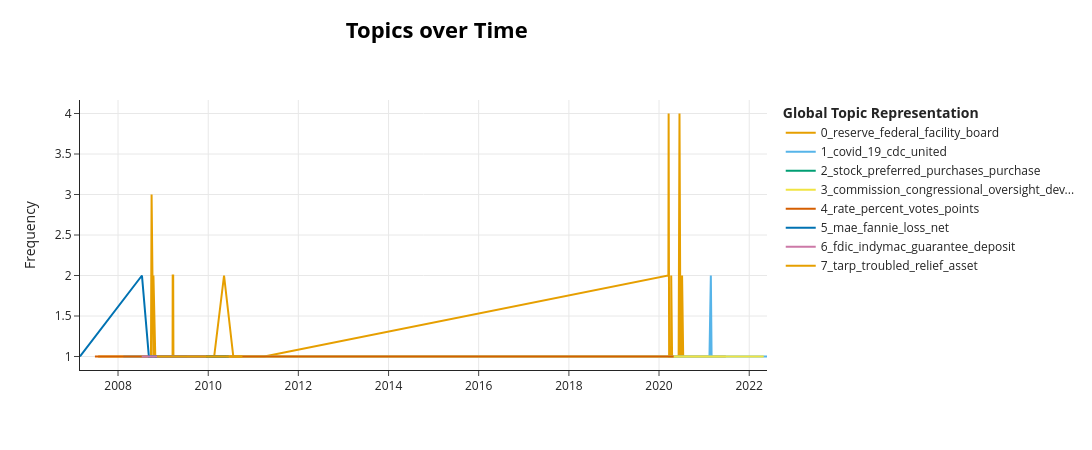

The cell this chart's notebook holds for it:
### Markdown cell above
Visualize Topics over Time

### Code cell
topics_over_time = topic_model.topics_over_time(train_docs, train_timestamps)
topic_model.visualize_topics_over_time(topics_over_time)

### Figure 1 — Plotly figure (JSON) as saved in the notebook; plotly's stock layout.template omitted (floating-point values rounded to 4 significant figures)
{"data": [{"hoverinfo": "text", "hovertext": ["<b>Topic 0</b><br>Words: difficult, warns, countrywide, conditions, corporation", "<b>Topic 0</b><br>Words: northern, exchequer, chancellor, rock, kingdom", "<b>Topic 0</b><br>Words: diminished, pressures, interbank, intensify, reflected", "<b>Topic 0</b><br>Words: snb, ecb, term, auctioned, reciprocal", "<b>Topic 0</b><br>Words: warrant, weeks, long, conducted, auctions", "<b>Topic 0</b><br>Words: repurchase, taf, march, term, cumulate", "<b>Topic 0</b><br>Words: securities, agency, residential, mbs, aaa", "<b>Topic 0</b><br>Words: auctions, expands, aaa, billion, eligible", "<b>Topic 0</b><br>Words: introduces, tslf, draws, 55, line", "<b>Topic 0</b><br>Words: collateral, party, tri, list, grade", "<b>Topic 0</b><br>Words: consisting, initiatives, supplementary, cash, series", "<b>Topic 0</b><br>Words: swap, lines, bank, 180, japan", "<b>Topic 0</b><br>Words: investments, guaranty, stabilization, make, mutual", "<b>Topic 0</b><br>Words: submits, draft, legislation, congress, authority", "<b>Topic 0</b><br>Words: swap, lines, authorized, norges, nationalbank", "<b>Topic 0</b><br>Words: bank, taf, september, note, billion", "<b>Topic 0</b><br>Words: central, bank, tenders, conduct, 84", "<b>Topic 0</b><br>Words: line, japan, cpff, details, increases", "<b>Topic 0</b><br>Words: zealand, line, establish, 15, swap", "<b>Topic 0</b><br>Words: countries, imf, creation, short, access", "<b>Topic 0</b><br>Words: fund, buyer, serve, resort, orderly", "<b>Topic 0</b><br>Words: backed, asset, securities, originated, recently", "<b>Topic 0</b><br>Words: facility, liquidity, amlf, extend, tslf", "<b>Topic 0</b><br>Words: mmiff, eligible, sold, yield, investor", "<b>Topic 0</b><br>Words: policy, preventable, developed, controlled, owned", "<b>Topic 0</b><br>Words: backed, talf, securities, asset, mortgage", "<b>Topic 0</b><br>Words: office, government, determination, firmly, stands", "<b>Topic 0</b><br>Words: losses, office, completed, absorb, exceeding", "<b>Topic 0</b><br>Words: backed, loans, fundings, march, reserve", "<b>Topic 0</b><br>Words: homeowner, affordability, servicers, enable, modifications", "<b>Topic 0</b><br>Words: turmoil, meetings, 2008, minutes, concerning", "<b>Topic 0</b><br>Words: fomc, securities, decides, billion, range", "<b>Topic 0</b><br>Words: talf, backed, loans, leases, loan", "<b>Topic 0</b><br>Words: legacy, stability, loans, investment, program", "<b>Topic 0</b><br>Words: authority, resolution, potential, systemic, risks", "<b>Topic 0</b><br>Words: framework, regulator, systemically, important, comprehensive", "<b>Topic 0</b><br>Words: september, money, program, market, funds", "<b>Topic 0</b><br>Words: guidance, accounting, assets, particular, new", "<b>Topic 0</b><br>Words: impairments, measurements, staff, positions, enhance", "<b>Topic 0</b><br>Words: statements, ended, respond, reserve, 2008", "<b>Topic 0</b><br>Words: describing, methodologies, white, employed, looking", "<b>Topic 0</b><br>Words: loans, backed, talf, maturities, cmbs", "<b>Topic 0</b><br>Words: capital, firms, scenario, adverse, assessment", "<b>Topic 0</b><br>Words: otc, derivatives, commodity, counterparties, regulation", "<b>Topic 0</b><br>Words: borrowing, information, type, credit, collateral", "<b>Topic 0</b><br>Words: requirements, money, market, funds, suspension", "<b>Topic 0</b><br>Words: consumer, agency, protection, proposes, trade", "<b>Topic 0</b><br>Words: bernanke, chairman, presents, testifies, extreme", "<b>Topic 0</b><br>Words: mortgages, consumers, prohibit, closed, improve", "<b>Topic 0</b><br>Words: nominates, ben, bernanke, obama, chairman", "<b>Topic 0</b><br>Words: reduction, amounts, auction, taf, billion", "<b>Topic 0</b><br>Words: deemed, prevent, phase, rehabilitation, report", "<b>Topic 0</b><br>Words: organizations, compensation, proposal, banking, incentive", "<b>Topic 0</b><br>Words: capital, meet, required, determined, exceed", "<b>Topic 0</b><br>Words: days, 90, maturity, maximum, primary", "<b>Topic 0</b><br>Words: term, mechanism, institutions, reserve, bearing", "<b>Topic 0</b><br>Words: risk, advisory, depository, institutions, procedures", "<b>Topic 0</b><br>Words: facility, paper, commercial, dealer, mutual", "<b>Topic 0</b><br>Words: board, auction, percent, rate, discount", "<b>Topic 0</b><br>Words: european, bank, billion, greece, imf", "<b>Topic 0</b><br>Words: cebs, eu, cooperation, exercise, wide", "<b>Topic 0</b><br>Words: crisis, aftermath, stabilize, restore, job", "<b>Topic 0</b><br>Words: governors, 2010, information, board, cir", "<b>Topic 0</b><br>Words: establishment, households, credit, support, businesses", "<b>Topic 0</b><br>Words: market, money, mmlf, liquidity, facility", "<b>Topic 0</b><br>Words: reserve, bank, federal, banco, retail", "<b>Topic 0</b><br>Words: money, market, facility, manage, secured", "<b>Topic 0</b><br>Words: modifications, borrowers, agencies, federal, loan", "<b>Topic 0</b><br>Words: support, securities, facility, market, credit", "<b>Topic 0</b><br>Words: fima, repo, facility, account, holders", "<b>Topic 0</b><br>Words: change, rule, excludes, calculation, leverage", "<b>Topic 0</b><br>Words: payroll, paycheck, protection, program, implementation", "<b>Topic 0</b><br>Words: ppp, small, intention, included, announcement", "<b>Topic 0</b><br>Words: small, change, street, main, ppp", "<b>Topic 0</b><br>Words: ppp, facility, capital, interim, federal", "<b>Topic 0</b><br>Words: estate, real, agencies, appraisals, defer", "<b>Topic 0</b><br>Words: ppp, ppplf, loans, credit, available", "<b>Topic 0</b><br>Words: facility, names, fees, charged, borrowed", "<b>Topic 0</b><br>Words: talf, facility, board, collateral, facilities", "<b>Topic 0</b><br>Words: change, federal, regulatory, agencies, rule", "<b>Topic 0</b><br>Words: directly, eligible, mlf, use, facility", "<b>Topic 0</b><br>Words: loan, limit, lowered, adjusted, schedule", "<b>Topic 0</b><br>Words: eidl, program, street, main, small", "<b>Topic 0</b><br>Words: flexibility, guidance, institutions, pandemic, unique", "<b>Topic 0</b><br>Words: august, application, period, extended, paycheck", "<b>Topic 0</b><br>Words: loans, street, main, ppp, program", "<b>Topic 0</b><br>Words: ppp, change, rule, small, extends", "<b>Topic 0</b><br>Words: nonprofit, organizations, provide, board, threshold", "<b>Topic 0</b><br>Words: facility, market, credit, corporate, 2020", "<b>Topic 0</b><br>Words: fima, temporary, repo, facility, extension", "<b>Topic 0</b><br>Words: notes, exempt, reduces, tax, stresses", "<b>Topic 0</b><br>Words: cecl, rule, final, form, unchanged", "<b>Topic 0</b><br>Words: submissions, program, nonprofit, july, organizations", "<b>Topic 0</b><br>Words: quarter, dividend, tied, capped, prohibited", "<b>Topic 0</b><br>Words: business, market, facility, minority, model", "<b>Topic 0</b><br>Words: facility, liquidity, market, expire, programs", "<b>Topic 0</b><br>Words: fima, facility, strains, repo, temporarily", "<b>Topic 0</b><br>Words: results, stress, strong, uncertainty, capital", "<b>Topic 0</b><br>Words: extension, ppp, applies, loans, rule", "<b>Topic 0</b><br>Words: facility, 2021, paycheck, protection, liquidity", "<b>Topic 0</b><br>Words: ppp, loans, extension, effectiveness, bolster", "<b>Topic 0</b><br>Words: portfolio, smccf, minimize, sales, market", "<b>Topic 0</b><br>Words: ppp, 30, institutions, ppplf, loans"], "marker": {"color": "#E69F00"}, "mode": "lines", "name": "0_reserve_federal_facility_board", "type": "scatter", "x": ["2007-07-24", "2007-09-14", "2007-11-01", "2007-12-12", "2007-12-21", "2008-03-07", "2008-03-11", "2008-05-02", "2008-07-30", "2008-09-14", "2008-09-17", "2008-09-18", "2008-09-19", "2008-09-20", "2008-09-24", "2008-09-29", "2008-10-13", "2008-10-14", "2008-10-28", "2008-10-29", "2008-11-21", "2008-11-25", "2008-12-02", "2009-01-07", "2009-01-30", "2009-02-10", "2009-02-23", "2009-02-25", "2009-03-03", "2009-03-04", "2009-03-11", "2009-03-18", "2009-03-19", "2009-03-23", "2009-03-25", "2009-03-26", "2009-03-31", "2009-04-02", "2009-04-09", "2009-04-23", "2009-04-24", "2009-05-01", "2009-05-07", "2009-05-13", "2009-06-10", "2009-06-24", "2009-06-30", "2009-07-21", "2009-07-23", "2009-08-25", "2009-08-28", "2009-09-14", "2009-10-22", "2009-11-09", "2009-11-17", "2009-12-28", "2010-01-07", "2010-02-01", "2010-02-18", "2010-05-09", "2010-07-23", "2010-12-01", "2011-03-31", "2020-03-17", "2020-03-18", "2020-03-19", "2020-03-20", "2020-03-22", "2020-03-23", "2020-03-31", "2020-04-01", "2020-04-03", "2020-04-06", "2020-04-08", "2020-04-09", "2020-04-14", "2020-04-16", "2020-04-23", "2020-05-12", "2020-05-15", "2020-06-03", "2020-06-08", "2020-06-15", "2020-06-23", "2020-07-04", "2020-07-06", "2020-07-15", "2020-07-17", "2020-07-28", "2020-07-29", "2020-08-11", "2020-08-26", "2020-09-04", "2020-09-30", "2020-10-23", "2020-11-19", "2020-12-16", "2020-12-18", "2021-02-09", "2021-03-03", "2021-05-14", "2021-06-02", "2021-06-25"], "y": [1, 1, 1, 1, 1, 1, 1, 1, 1, 1, 1, 1, 1, 1, 1, 3, 1, 2, 1, 1, 1, 1, 1, 1, 1, 1, 1, 1, 1, 1, 1, 1, 2, 2, 1, 1, 1, 1, 1, 1, 1, 1, 1, 1, 1, 1, 1, 1, 1, 1, 1, 1, 1, 1, 1, 1, 1, 1, 1, 2, 1, 1, 1, 2, 1, 4, 1, 1, 1, 1, 1, 1, 1, 1, 2, 1, 1, 1, 1, 1, 1, 1, 4, 1, 1, 2, 1, 1, 1, 1, 1, 1, 1, 1, 1, 1, 1, 1, 1, 1, 1, 1, 1]}, {"hoverinfo": "text", "hovertext": ["<b>Topic 1</b><br>Words: law, stimulus, 185, bush, 110", "<b>Topic 1</b><br>Words: recovery, cuts, reinvestment, includes, spending", "<b>Topic 1</b><br>Words: unknown, official, precautions, pneumonia, usual", "<b>Topic 1</b><br>Words: travelers, wuhan, china, airports, united", "<b>Topic 1</b><br>Words: washington, snohomish, traveled, case, patient", "<b>Topic 1</b><br>Words: atl, ord, airports, chicago, atlanta", "<b>Topic 1</b><br>Words: novel, outbreak, concern, declares, health", "<b>Topic 1</b><br>Words: health, public, 319, hhs, human", "<b>Topic 1</b><br>Words: inslee, governor, washington, state, united", "<b>Topic 1</b><br>Words: suspending, area, iran, nationals, past", "<b>Topic 1</b><br>Words: avoiding, public, eating, drinking, courts", "<b>Topic 1</b><br>Words: production, invoking, ventilators, personal, prioritize", "<b>Topic 1</b><br>Words: stay, home, california, order, residence", "<b>Topic 1</b><br>Words: claims, initial, week, cited, 1967", "<b>Topic 1</b><br>Words: 2020, 30, guidelines, stay, trump", "<b>Topic 1</b><br>Words: week, claims, initial, previous, ending", "<b>Topic 1</b><br>Words: million, run, university, center, resource", "<b>Topic 1</b><br>Words: unemployment, million, declined, statistics, nonfarm", "<b>Topic 1</b><br>Words: bars, florida, cases, abbott, texas", "<b>Topic 1</b><br>Words: insufficient, hospitalizations, counties, county, concerning", "<b>Topic 1</b><br>Words: cases, total, bringing, prevention, centers", "<b>Topic 1</b><br>Words: bea, gdp, businesses, covid, second", "<b>Topic 1</b><br>Words: lady, tested, positive, trump, president", "<b>Topic 1</b><br>Words: 10, consecutive, seventh, infections, johns", "<b>Topic 1</b><br>Words: intensification, holiday, thanksgiving, telebriefing, recommend", "<b>Topic 1</b><br>Words: 250, died, people, 000, cdc", "<b>Topic 1</b><br>Words: committee, december, 2020, act, aid", "<b>Topic 1</b><br>Words: travel, days, exposure, symptoms, officials", "<b>Topic 1</b><br>Words: older, biontech, fda, pfizer, 16", "<b>Topic 1</b><br>Words: 300, died, people, 000, cdc", "<b>Topic 1</b><br>Words: older, age, individuals, vaccine, use", "<b>Topic 1</b><br>Words: receiving, initiated, vaccination, dose, estimate", "<b>Topic 1</b><br>Words: appropriations, provide, act, consolidated, covid", "<b>Topic 1</b><br>Words: receiving, initiated, vaccination, dose, estimate", "<b>Topic 1</b><br>Words: cases, highest, bringing, centers, prevention", "<b>Topic 1</b><br>Words: cdc, reports, initiated, receiving, match", "<b>Topic 1</b><br>Words: biden, response, pandemic, 100, strengthening", "<b>Topic 1</b><br>Words: 25, confirmed, cases, january, 2021", "<b>Topic 1</b><br>Words: public, boarding, persons, 361, mouth", "<b>Topic 1</b><br>Words: cdc, reports, doses, missing, methods", "<b>Topic 1</b><br>Words: covid, 19, declaration, biden, died", "<b>Topic 1</b><br>Words: johnson, vaccine, older, fda, age", "<b>Topic 1</b><br>Words: johnson, merck, biden, vaccine, equip", "<b>Topic 1</b><br>Words: law, tribal, rescue, rental, child", "<b>Topic 1</b><br>Words: cdc, reports, missing, doses, match", "<b>Topic 1</b><br>Words: population, dose, received, vaccine, cdc", "<b>Topic 1</b><br>Words: cdc, reports, 250, doses, methods", "<b>Topic 1</b><br>Words: adolescents, biontech, fda, pfizer, age", "<b>Topic 1</b><br>Words: 600, died, people, 000, cdc", "<b>Topic 1</b><br>Words: vaccinated, transmission, mask, wear, fully", "<b>Topic 1</b><br>Words: phases, rollout, shots, covid, cdc", "<b>Topic 1</b><br>Words: individuals, eua, vaccine, years, continues", "<b>Topic 1</b><br>Words: 700, died, people, 000, cdc", "<b>Topic 1</b><br>Words: children, biontech, pfizer, fda, age", "<b>Topic 1</b><br>Words: days, quarantine, isolation, recommended, covid", "<b>Topic 1</b><br>Words: cases, million, 61, highest, bringing", "<b>Topic 1</b><br>Words: transportation, properly, fitting, hubs, recommendations", "<b>Topic 1</b><br>Words: died, people, cdc, united, states"], "marker": {"color": "#56B4E9"}, "mode": "lines", "name": "1_covid_19_cdc_united", "type": "scatter", "x": ["2008-02-13", "2009-02-17", "2020-01-08", "2020-01-17", "2020-01-21", "2020-01-22", "2020-01-30", "2020-01-31", "2020-02-29", "2020-03-13", "2020-03-16", "2020-03-18", "2020-03-19", "2020-03-26", "2020-03-29", "2020-04-02", "2020-04-28", "2020-06-05", "2020-06-26", "2020-06-28", "2020-07-01", "2020-07-30", "2020-10-02", "2020-11-10", "2020-11-19", "2020-11-20", "2020-12-01", "2020-12-02", "2020-12-11", "2020-12-14", "2020-12-18", "2020-12-23", "2020-12-27", "2021-01-06", "2021-01-08", "2021-01-13", "2021-01-21", "2021-01-25", "2021-01-29", "2021-02-13", "2021-02-24", "2021-02-27", "2021-03-02", "2021-03-11", "2021-03-12", "2021-04-02", "2021-05-05", "2021-05-10", "2021-06-23", "2021-07-27", "2021-08-18", "2021-08-23", "2021-10-04", "2021-10-29", "2021-12-27", "2022-01-10", "2022-05-03", "2022-05-25"], "y": [1, 1, 1, 1, 1, 1, 1, 1, 1, 1, 1, 1, 1, 1, 1, 1, 1, 1, 1, 1, 1, 1, 1, 1, 1, 1, 1, 1, 1, 1, 1, 1, 1, 1, 1, 1, 1, 1, 1, 1, 2, 1, 1, 1, 1, 1, 1, 1, 1, 1, 1, 1, 1, 1, 1, 1, 1, 1]}, {"hoverinfo": "text", "hovertext": ["<b>Topic 2</b><br>Words: 125, purchases, stock, preferred, total", "<b>Topic 2</b><br>Words: 33, purchases, stock, preferred, 21", "<b>Topic 2</b><br>Words: purchases, stock, 23, preferred, total", "<b>Topic 2</b><br>Words: purchases, stock, preferred, 28, total", "<b>Topic 2</b><br>Words: 91, seven, purchases, stock, preferred", "<b>Topic 2</b><br>Words: 43, purchases, stock, preferred, total", "<b>Topic 2</b><br>Words: 39, purchases, stock, preferred, total", "<b>Topic 2</b><br>Words: 326, purchases, stock, preferred, total", "<b>Topic 2</b><br>Words: 238, purchases, stock, preferred, total", "<b>Topic 2</b><br>Words: 365, purchases, stock, preferred, total", "<b>Topic 2</b><br>Words: 394, purchases, stock, preferred, total", "<b>Topic 2</b><br>Words: 284, purchases, 22, stock, preferred", "<b>Topic 2</b><br>Words: 45, purchases, stock, preferred, total", "<b>Topic 2</b><br>Words: 80, purchases, stock, preferred, total", "<b>Topic 2</b><br>Words: bancorp, preferred, purchase, program, banks", "<b>Topic 2</b><br>Words: 54, purchases, stock, preferred, total", "<b>Topic 2</b><br>Words: 22, purchases, stock, preferred, total", "<b>Topic 2</b><br>Words: 121, purchases, stock, preferred, 12", "<b>Topic 2</b><br>Words: 45, purchases, stock, preferred, total", "<b>Topic 2</b><br>Words: 42, purchases, stock, preferred, total", "<b>Topic 2</b><br>Words: 107, purchases, stock, 14, preferred", "<b>Topic 2</b><br>Words: 108, purchases, stock, preferred, 12", "<b>Topic 2</b><br>Words: 89, purchases, stock, preferred, total", "<b>Topic 2</b><br>Words: 40, purchases, stock, preferred, total", "<b>Topic 2</b><br>Words: 39, purchases, stock, preferred, total", "<b>Topic 2</b><br>Words: warrants, purchase, treasury, stock, banks", "<b>Topic 2</b><br>Words: stock, preferred, entire, completion, cumulative", "<b>Topic 2</b><br>Words: stock, preferred, redeem, successful, completion", "<b>Topic 2</b><br>Words: results, banks, billion, stock, increase", "<b>Topic 2</b><br>Words: stock, citigroup, common, received, shares"], "marker": {"color": "#009E73"}, "mode": "lines", "name": "2_stock_preferred_purchases_purchase", "type": "scatter", "x": ["2008-10-28", "2008-11-14", "2008-11-21", "2008-12-12", "2008-12-31", "2009-01-09", "2009-01-16", "2009-01-23", "2009-02-06", "2009-02-24", "2009-02-27", "2009-03-06", "2009-03-13", "2009-03-20", "2009-03-31", "2009-04-03", "2009-04-10", "2009-04-24", "2009-05-01", "2009-05-08", "2009-05-15", "2009-05-22", "2009-05-29", "2009-06-05", "2009-06-12", "2009-06-26", "2009-12-02", "2009-12-14", "2010-01-12", "2010-05-26"], "y": [1, 1, 1, 1, 1, 1, 1, 1, 1, 1, 1, 1, 1, 1, 1, 1, 1, 1, 1, 1, 1, 1, 1, 1, 1, 1, 1, 1, 1, 1]}, {"hoverinfo": "text", "hovertext": ["<b>Topic 3</b><br>Words: commission, crisis, congress, report, inquiry", "<b>Topic 3</b><br>Words: commission, hearing, fcic, enforcement, fraud", "<b>Topic 3</b><br>Words: commission, inquiry, crisis, releases, transcripts", "<b>Topic 3</b><br>Words: 15, 2020, irs, filings, taxes", "<b>Topic 3</b><br>Words: commission, developments, answers, recent, congressional", "<b>Topic 3</b><br>Words: commission, developments, recent, congressional, oversight", "<b>Topic 3</b><br>Words: commission, developments, recent, congressional, oversight", "<b>Topic 3</b><br>Words: commission, congressional, oversight, kent, hiteshew", "<b>Topic 3</b><br>Words: commission, developments, recent, congressional, oversight", "<b>Topic 3</b><br>Words: commission, eighth, developments, recent, congressional", "<b>Topic 3</b><br>Words: commission, regarding, developments, congressional, recent", "<b>Topic 3</b><br>Words: commission, letter, regarding, congressional, oversight", "<b>Topic 3</b><br>Words: commission, treasury, developments, congressional, recent", "<b>Topic 3</b><br>Words: fourteenth, commission, developments, recent, congressional", "<b>Topic 3</b><br>Words: fifteenth, commission, developments, recent, congressional", "<b>Topic 3</b><br>Words: sixteenth, commission, developments, recent, congressional", "<b>Topic 3</b><br>Words: seventeenth, commission, developments, recent, congressional", "<b>Topic 3</b><br>Words: eighteenth, commission, developments, recent, congressional", "<b>Topic 3</b><br>Words: nineteenth, commission, developments, recent, congressional", "<b>Topic 3</b><br>Words: twentieth, commission, developments, recent, congressional", "<b>Topic 3</b><br>Words: commission, developments, recent, congressional, oversight", "<b>Topic 3</b><br>Words: commission, developments, recent, congressional, oversight"], "marker": {"color": "#F0E442"}, "mode": "lines", "name": "3_commission_congressional_oversight_dev...", "type": "scatter", "x": ["2009-07-15", "2010-01-13", "2011-02-10", "2020-03-20", "2020-06-18", "2020-07-20", "2020-08-21", "2020-09-17", "2020-10-15", "2020-12-31", "2021-01-28", "2021-02-26", "2021-03-30", "2021-06-30", "2021-07-30", "2021-08-31", "2021-09-30", "2021-10-29", "2021-11-30", "2022-01-03", "2022-01-31", "2022-04-29"], "y": [1, 1, 1, 1, 1, 1, 1, 1, 1, 1, 1, 1, 1, 1, 1, 1, 1, 1, 1, 1, 1, 1]}, {"hoverinfo": "text", "hovertext": ["<b>Topic 4</b><br>Words: open, target, votes, percent, rate", "<b>Topic 4</b><br>Words: target, votes, maintain, percent, rate", "<b>Topic 4</b><br>Words: rate, percent, target, fomc, funding", "<b>Topic 4</b><br>Words: votes, points, reduce, basis, percent", "<b>Topic 4</b><br>Words: votes, points, reduce, basis, percent", "<b>Topic 4</b><br>Words: 25, votes, points, reduce, basis", "<b>Topic 4</b><br>Words: votes, 75, points, basis, percent", "<b>Topic 4</b><br>Words: votes, points, reduce, basis, percent", "<b>Topic 4</b><br>Words: votes, 75, points, reduce, basis", "<b>Topic 4</b><br>Words: 00, target, votes, maintain, percent", "<b>Topic 4</b><br>Words: 00, target, votes, maintain, percent", "<b>Topic 4</b><br>Words: 00, target, votes, maintain, percent", "<b>Topic 4</b><br>Words: reserves, excess, points, basis, required", "<b>Topic 4</b><br>Words: 50, votes, points, reduce, basis", "<b>Topic 4</b><br>Words: rate, target, points, basis, reserve", "<b>Topic 4</b><br>Words: points, basis, percent, rate, 50", "<b>Topic 4</b><br>Words: percent, votes, rate, balances, 25", "<b>Topic 4</b><br>Words: securities, holdings, agency, fomc, mature", "<b>Topic 4</b><br>Words: pace, holdings, securities, fomc, rate", "<b>Topic 4</b><br>Words: rate, percent, bank, target, points", "<b>Topic 4</b><br>Words: rate, percent, committee, target, fomc"], "marker": {"color": "#D55E00"}, "mode": "lines", "name": "4_rate_percent_votes_points", "type": "scatter", "x": ["2007-06-28", "2007-08-07", "2007-08-10", "2007-09-18", "2007-10-31", "2007-12-11", "2008-01-22", "2008-01-30", "2008-03-18", "2008-06-25", "2008-08-05", "2008-09-16", "2008-10-06", "2008-10-08", "2008-10-22", "2008-10-29", "2008-12-16", "2010-08-10", "2010-11-03", "2020-03-15", "2020-04-29"], "y": [1, 1, 1, 1, 1, 1, 1, 1, 1, 1, 1, 1, 1, 1, 1, 1, 1, 1, 1, 1, 1]}, {"hoverinfo": "text", "hovertext": ["<b>Topic 5</b><br>Words: mortgage, risky, buy, freddie, mac", "<b>Topic 5</b><br>Words: mae, fannie, mac, freddie, mortgage", "<b>Topic 5</b><br>Words: mae, fannie, mac, freddie, fhfa", "<b>Topic 5</b><br>Words: housing, streamlined, modification, department, hope", "<b>Topic 5</b><br>Words: suspend, foreclosures, mae, fannie, mac", "<b>Topic 5</b><br>Words: mae, fannie, expects, ginnie, mac", "<b>Topic 5</b><br>Words: mae, fannie, loss, 2008, billion", "<b>Topic 5</b><br>Words: freddie, mac, net, loss, billion", "<b>Topic 5</b><br>Words: mae, fannie, billion, fhfa, increase", "<b>Topic 5</b><br>Words: mae, fannie, net, worth, billion", "<b>Topic 5</b><br>Words: loss, mae, billion, fannie, 2009", "<b>Topic 5</b><br>Words: net, loss, billion, 2009, freddie", "<b>Topic 5</b><br>Words: loss, 15, 2009, billion, net", "<b>Topic 5</b><br>Words: mae, fannie, net, loss, quarter", "<b>Topic 5</b><br>Words: freddie, mac, delist, fhfa, mae"], "marker": {"color": "#0072B2"}, "mode": "lines", "name": "5_mae_fannie_loss_net", "type": "scatter", "x": ["2007-02-27", "2008-07-13", "2008-09-07", "2008-11-11", "2008-11-20", "2008-12-30", "2009-02-26", "2009-03-11", "2009-05-08", "2009-08-06", "2009-11-05", "2010-02-24", "2010-02-26", "2010-05-10", "2010-06-16"], "y": [1, 2, 1, 1, 1, 1, 1, 1, 1, 1, 1, 1, 1, 1, 1]}, {"hoverinfo": "text", "hovertext": ["<b>Topic 6</b><br>Words: indymac, bank, fdic, fsb, transfer", "<b>Topic 6</b><br>Words: fdic, citigroup, absorbing, losses, billion", "<b>Topic 6</b><br>Words: fdic, guarantee, creates, bearing, insured", "<b>Topic 6</b><br>Words: reiterates, failure, event, fdic, deposit", "<b>Topic 6</b><br>Words: fdic, calling, injections, monitor, obtained", "<b>Topic 6</b><br>Words: finalize, announcement, fdic, november, guarantee", "<b>Topic 6</b><br>Words: fdic, 2008, number, end, assets", "<b>Topic 6</b><br>Words: assessment, fdic, collected, point, insured", "<b>Topic 6</b><br>Words: indymac, fdic, onewest, branches, deposits", "<b>Topic 6</b><br>Words: depositor, fdic, 000, coverage, 100", "<b>Topic 6</b><br>Words: fdic, gmac, tlgp, allowed, guarantee", "<b>Topic 6</b><br>Words: llp, fdic, assets, bair, reflects", "<b>Topic 6</b><br>Words: fdic, guarantee, npr, debt, dgp", "<b>Topic 6</b><br>Words: fdic, assessments, 2011, insured, deposit", "<b>Topic 6</b><br>Words: 20, billion, concurrent, citi, trust"], "marker": {"color": "#CC79A7"}, "mode": "lines", "name": "6_fdic_indymac_guarantee_deposit", "type": "scatter", "x": ["2008-07-11", "2008-09-29", "2008-10-14", "2008-12-10", "2009-01-12", "2009-01-16", "2009-02-26", "2009-02-27", "2009-03-19", "2009-05-20", "2009-05-21", "2009-06-03", "2009-09-09", "2009-09-29", "2009-12-14"], "y": [1, 1, 1, 1, 1, 1, 1, 1, 1, 1, 1, 1, 1, 1, 1]}, {"hoverinfo": "text", "hovertext": ["<b>Topic 7</b><br>Words: illiquid, decided, formally, tarp, paulson", "<b>Topic 7</b><br>Words: tarp, companies, funding, qualify, lincoln", "<b>Topic 7</b><br>Words: expenditure, panel, tarp, troubled, relief", "<b>Topic 7</b><br>Words: troubled, relief, asset, inspector, quarterly", "<b>Topic 7</b><br>Words: tarp, performance, report, office, troubled", "<b>Topic 7</b><br>Words: tarp, strategy, report, troubled, relief", "<b>Topic 7</b><br>Words: troubled, relief, asset, inspector, quarterly", "<b>Topic 7</b><br>Words: tarp, examines, panel, troubled, relief", "<b>Topic 7</b><br>Words: troubled, relief, asset, inspector, quarterly", "<b>Topic 7</b><br>Words: troubled, relief, asset, inspector, quarterly", "<b>Topic 7</b><br>Words: tarp, chrysler, compensation, packages, determinations", "<b>Topic 7</b><br>Words: geithner, tarp, asset, secretary, troubled", "<b>Topic 7</b><br>Words: tarp, repayments, report, outstanding, total", "<b>Topic 7</b><br>Words: tarp, report, took, today, retrospective"], "marker": {"color": "#E69F00"}, "mode": "lines", "name": "7_tarp_troubled_relief_asset", "type": "scatter", "x": ["2008-11-12", "2008-11-17", "2009-01-09", "2009-02-06", "2009-03-31", "2009-04-07", "2009-04-21", "2009-07-10", "2009-07-21", "2009-10-21", "2009-10-22", "2009-12-09", "2010-06-11", "2010-10-05"], "y": [1, 1, 1, 1, 1, 1, 1, 1, 1, 1, 1, 1, 1, 1]}], "layout": {"height": 450, "hoverlabel": {"bgcolor": "white", "font": {"family": "Rockwell", "size": 16}}, "legend": {"title": {"text": "<b>Global Topic Representation"}}, "title": {"font": {"color": "Black", "size": 22}, "text": "<b>Topics over Time</b>", "x": 0.4, "xanchor": "center", "y": 0.95, "yanchor": "top"}, "width": 1250, "xaxis": {"showgrid": true}, "yaxis": {"showgrid": true, "title": {"text": "Frequency"}}}}
